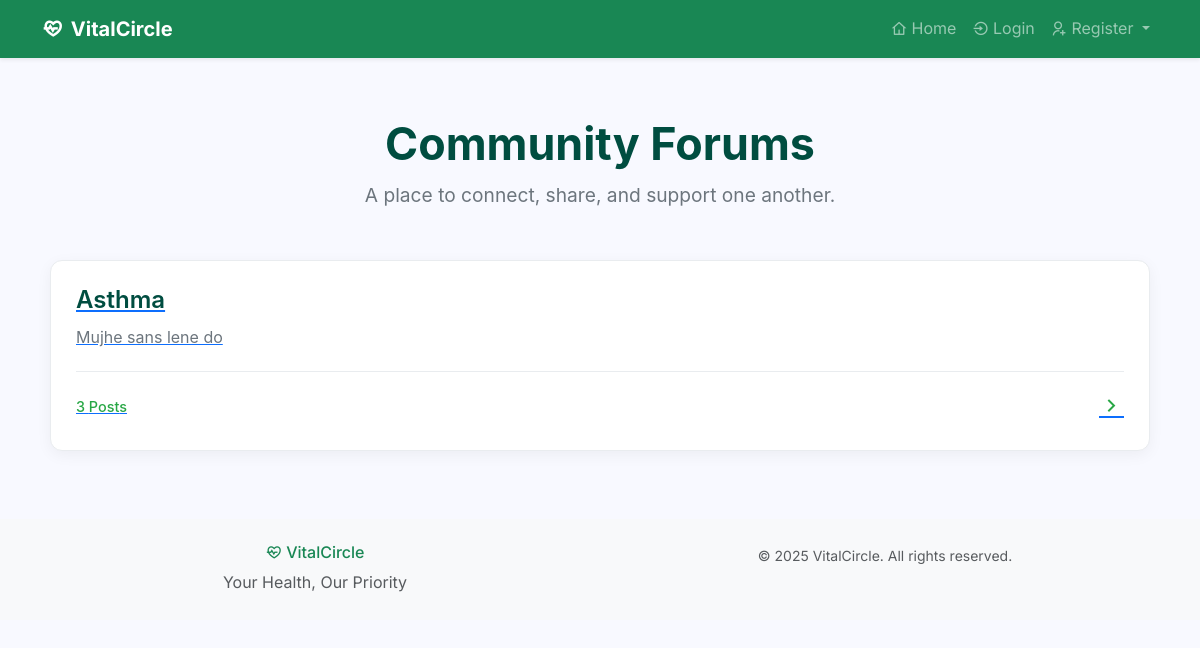
Page /forums/ on the committed database.
### forums/models.py (models this page shows, shortened)
class Topic(models.Model):
    name = models.CharField(max_length=100, unique=True)
    slug = models.SlugField(max_length=100, unique=True, blank=True)
    description = models.TextField(max_length=255)

### forums/views.py (the view)
# urls.py: path('', ForumListView.as_view(), name='forum_list'),
class ForumListView(View):
    def get(self, request):
        topics = Topic.objects.all()
        return render(request, 'forums/forum_list.html', {'topics': topics})

### forums/templates/forums/forum_list.html (shortened to what this page needs)
{% extends 'base.html' %}
{% block content %}
<div style="max-width: 1140px; margin: 40px auto; padding: 20px; font-family: -apple-system, BlinkMacSystemFont, 'Segoe UI', Roboto, sans-serif;">
    <div style="text-align: center; margin-bottom: 50px;">
        <h1 style="font-size: 2.8rem; font-weight: 700; color: #004d40; margin-bottom: 0.5rem;">Community Forums</h1>
        <p style="font-size: 1.2rem; color: #6c757d; max-width: 600px; margin: 0 auto;">A place to connect, share, and support one another.</p>
    </div>
    <div class="topic-list-grid">
        {% for topic in topics %}
            <a href="{% url 'topic_post_list' topic.slug %}" class="topic-card-link">
                <div class="topic-card" style="background-color: #fff; border: 1px solid #e9ecef; border-radius: 12px; padding: 25px; height: 100%; display: flex; flex-direction: column; justify-content: space-between; box-shadow: 0 4px 15px rgba(0, 0, 0, 0.05);">
                    <div class="topic-card-content">
                        <h3 style="font-size: 1.5rem; font-weight: 600; color: #004d40; margin-top: 0; margin-bottom: 10px;">{{ topic.name }}</h3>
                        <p style="color: #6c757d; line-height: 1.6; margin-bottom: 20px;">{{ topic.description }}</p>
                    </div>
                    <div class="topic-card-footer" style="display: flex; justify-content: space-between; align-items: center; border-top: 1px solid #e9ecef; padding-top: 15px; margin-top: auto;">
                        <span style="font-size: 0.9rem; font-weight: 500; color: #28a745;">{{ topic.posts.count }} Post{{ topic.posts.count|pluralize }}</span>
                        <span class="topic-icon" style="font-size: 1.5rem; color: #28a745;">
                            <i class="ri-arrow-right-s-line"></i>
                        </span>
                    </div>
                </div>
            </a>
        {% empty %}
            <div style="grid-column: 1 / -1; text-align: center; padding: 50px; background: #f8f9fa; border: 1px dashed #dee2e6; border-radius: 12px;">
                <h4 style="color: #212529;">No Topics Yet</h4>
                <p style="color: #6c757d;">An administrator can create discussion topics in the admin panel.</p>
            </div>
        {% endfor %}
    </div>
</div>
{% endblock %}

### core/static/dashboard.css (style rules this page uses)
:root { --primary-color: #667eea; --primary-dark: #5a6fd8; --secondary-color: #764ba2; --accent-color: #f093fb; --success-color: #4facfe; --warning-color: #f6d365; --danger-color: #ff6b6b; --info-color: #74b9ff; --light-bg: #f8f9ff; --white: #ffffff; --text-primary: #2d3748; --text-secondary: #718096; --text-muted: #a0aec0; --border-color: #e2e8f0; --shadow-sm: 0 1px 3px rgba(0, 0, 0, 0.1); --shadow-md: 0 4px 6px rgba(0, 0, 0, 0.1); --shadow-lg: 0 10px 15px rgba(0, 0, 0, 0.1); --shadow-xl: 0 20px 25px rgba(0, 0, 0, 0.1); --gradient-primary: linear-gradient(135deg, var(--primary-color) 0%, var(--secondary-color) 100%); --gradient-success: linear-gradient(135deg, var(--success-color) 0%, #00c6ff 100%); --gradient-warning: linear-gradient(135deg, var(--warning-color) 0%, #fda085 100%); --gradient-danger: linear-gradient(135deg, var(--danger-color) 0%, #ff8a80 100%); --gradient-info: linear-gradient(135deg, var(--info-color) 0%, #0984e3 100%); }
body { font-family: 'Inter', -apple-system, BlinkMacSystemFont, 'Segoe UI', Roboto, sans-serif; margin: 0; padding: 0; background: var(--light-bg); color: var(--text-primary); line-height: 1.6; }

### rows in the picture
Topic: name "Asthma", description "Mujhe sans lene do", posts.count "3"
